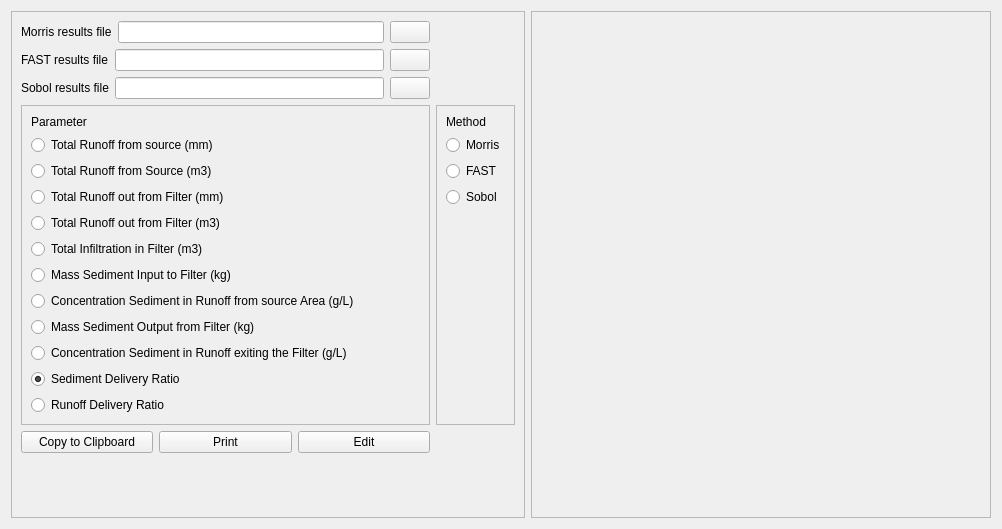
            <widget class="QWidget" name="scrollAreaWidgetContents_9">
             <property name="geometry">
              <rect>
               <x>0</x>
               <y>0</y>
               <width>1002</width>
               <height>529</height>
              </rect>
             </property>
             <layout class="QGridLayout" name="gridLayout_43">
              <item row="0" column="0">
               <widget class="QFrame" name="frame_63">
                <property name="frameShape">
                 <enum>QFrame::StyledPanel</enum>
                </property>
                <property name="frameShadow">
                 <enum>QFrame::Raised</enum>
                </property>
                <layout class="QGridLayout" name="gridLayout_42">
                 <item row="5" column="0">
                  <layout class="QHBoxLayout" name="horizontalLayout_127">
                   <item>
                    <widget class="QPushButton" name="pushButton_27">
                     <property name="text">
                      <string>Copy to Clipboard</string>
                     </property>
                    </widget>
                   </item>
                   <item>
                    <widget class="QPushButton" name="pushButton_28">
                     <property name="text">
                      <string>Print</string>
                     </property>
                    </widget>
                   </item>
                   <item>
                    <widget class="QPushButton" name="pushButton_29">
                     <property name="text">
                      <string>Edit</string>
                     </property>
                    </widget>
                   </item>
                  </layout>
                 </item>
                 <item row="7" column="0">
                  <spacer name="verticalSpacer_9">
                   <property name="orientation">
                    <enum>Qt::Vertical</enum>
                   </property>
                   <property name="sizeHint" stdset="0">
                    <size>
                     <width>20</width>
                     <height>40</height>
                    </size>
                   </property>
                  </spacer>
                 </item>
                 <item row="4" column="1">
                  <widget class="QFrame" name="frame_26">
                   <property name="frameShape">
                    <enum>QFrame::StyledPanel</enum>
                   </property>
                   <property name="frameShadow">
                    <enum>QFrame::Raised</enum>
                   </property>
                   <layout class="QVBoxLayout" name="verticalLayout_16">
                    <item>
                     <widget class="QLabel" name="label_70">
                      <property name="text">
                       <string>Method</string>
                      </property>
                     </widget>
                    </item>
                    <item>
                     <widget class="QRadioButton" name="radio_morris">
                      <property name="text">
                       <string>Morris</string>
                      </property>
                     </widget>
                    </item>
                    <item>
                     <widget class="QRadioButton" name="radio_fast">
                      <property name="text">
                       <string>FAST</string>
                      </property>
                     </widget>
                    </item>
                    <item>
                     <widget class="QRadioButton" name="radio_sobol">
                      <property name="text">
                       <string>Sobol</string>
                      </property>
                     </widget>
                    </item>
                    <item>
                     <spacer name="verticalSpacer_10">
                      <property name="orientation">
                       <enum>Qt::Vertical</enum>
                      </property>
                      <property name="sizeHint" stdset="0">
                       <size>
                        <width>20</width>
                        <height>40</height>
                       </size>
                      </property>
                     </spacer>
                    </item>
                   </layout>
                  </widget>
                 </item>
                 <item row="2" column="0">
                  <layout class="QHBoxLayout" name="horizontalLayout_126">
                   <item>
                    <widget class="QLabel" name="label_129">
                     <property name="text">
                      <string>Sobol results file</string>
                     </property>
                    </widget>
                   </item>
                   <item>
                    <widget class="QLineEdit" name="csv_results_2"/>
                   </item>
                   <item>
                    <widget class="QPushButton" name="browse_2">
                     <property name="text">
                      <string/>
                     </property>
                    </widget>
                   </item>
                  </layout>
                 </item>
                 <item row="4" column="0">
                  <layout class="QHBoxLayout" name="horizontalLayout_130">
                   <item>
                    <widget class="QFrame" name="frame_25">
                     <property name="frameShape">
                      <enum>QFrame::StyledPanel</enum>
                     </property>
                     <property name="frameShadow">
                      <enum>QFrame::Raised</enum>
                     </property>
                     <layout class="QGridLayout" name="gridLayout_41">
                      <item row="7" column="0">
                       <widget class="QRadioButton" name="concentration_sediment_2">
                        <property name="text">
                         <string>Concentration Sediment in Runoff from source Area (g/L)</string>
                        </property>
                       </widget>
                      </item>
                      <item row="3" column="0">
                       <widget class="QRadioButton" name="runoff_filter_mm_2">
                        <property name="text">
                         <string>Total Runoff out from Filter (mm)</string>
                        </property>
                       </widget>
                      </item>
                      <item row="4" column="0">
                       <widget class="QRadioButton" name="runoff_filter_m3_2">
                        <property name="text">
                         <string>Total Runoff out from Filter (m3)</string>
                        </property>
                       </widget>
                      </item>
                      <item row="10" column="0">
                       <widget class="QRadioButton" name="sediment_delivery_2">
                        <property name="text">
                         <string>Sediment Delivery Ratio</string>
                        </property>
                        <property name="checked">
                         <bool>true</bool>
                        </property>
                       </widget>
                      </item>
                      <item row="5" column="0">
                       <widget class="QRadioButton" name="infiltration_filter_m3_2">
                        <property name="text">
                         <string>Total Infiltration in Filter (m3)</string>
                        </property>
                       </widget>
                      </item>
                      <item row="6" column="0">
                       <widget class="QRadioButton" name="sediment_input_2">
                        <property name="text">
                         <string>Mass Sediment Input to Filter (kg)</string>
                        </property>
                       </widget>
                      </item>
                      <item row="11" column="0">
                       <widget class="QRadioButton" name="runoff_delivery_2">
                        <property name="text">
                         <string>Runoff Delivery Ratio</string>
                        </property>
                       </widget>
                      </item>
                      <item row="2" column="0">
                       <widget class="QRadioButton" name="runoff_source_m3_2">
                        <property name="text">
                         <string>Total Runoff from Source (m3)</string>
                        </property>
                       </widget>
                      </item>
                      <item row="8" column="0">
                       <widget class="QRadioButton" name="sediment_output_2">
                        <property name="text">
                         <string>Mass Sediment Output from Filter (kg)</string>
                        </property>
                       </widget>
                      </item>
                      <item row="9" column="0">
                       <widget class="QRadioButton" name="sediment_runoff_exit_2">
                        <property name="text">
                         <string>Concentration Sediment in Runoff exiting the Filter (g/L)</string>
                        </property>
                       </widget>
                      </item>
                      <item row="1" column="0">
                       <widget class="QRadioButton" name="runoff_source_mm_2">
                        <property name="text">
                         <string>Total Runoff from source (mm)</string>
                        </property>
                       </widget>
                      </item>
                      <item row="0" column="0">
                       <widget class="QLabel" name="label_71">
                        <property name="text">
                         <string>Parameter</string>
                        </property>
                       </widget>
                      </item>
                     </layout>
                    </widget>
                   </item>
                  </layout>
                 </item>
                 <item row="0" column="0">
                  <layout class="QHBoxLayout" name="horizontalLayout_124">
                   <item>
                    <widget class="QLabel" name="label_128">
                     <property name="text">
                      <string>Morris results file</string>
                     </property>
                    </widget>
                   </item>
                   <item>
                    <widget class="QLineEdit" name="csv_results_morris"/>
                   </item>
                   <item>
                    <widget class="QPushButton" name="browse">
                     <property name="text">
                      <string/>
                     </property>
                    </widget>
                   </item>
                  </layout>
                 </item>
                 <item row="1" column="0">
                  <layout class="QHBoxLayout" name="horizontalLayout_131">
                   <item>
                    <widget class="QLabel" name="label_133">
                     <property name="text">
                      <string>FAST results file</string>
                     </property>
                    </widget>
                   </item>
                   <item>
                    <widget class="QLineEdit" name="csv_results_fast"/>
                   </item>
                   <item>
                    <widget class="QPushButton" name="browse_fast_csv">
                     <property name="text">
                      <string/>
                     </property>
                    </widget>
                   </item>
                  </layout>
                 </item>
                </layout>
               </widget>
              </item>
              <item row="0" column="1">
               <widget class="QFrame" name="frame_64">
                <property name="minimumSize">
                 <size>
                  <width>460</width>
                  <height>0</height>
                 </size>
                </property>
                <property name="frameShape">
                 <enum>QFrame::StyledPanel</enum>
                </property>
                <property name="frameShadow">
                 <enum>QFrame::Raised</enum>
                </property>
               </widget>
              </item>
             </layout>
            </widget>
